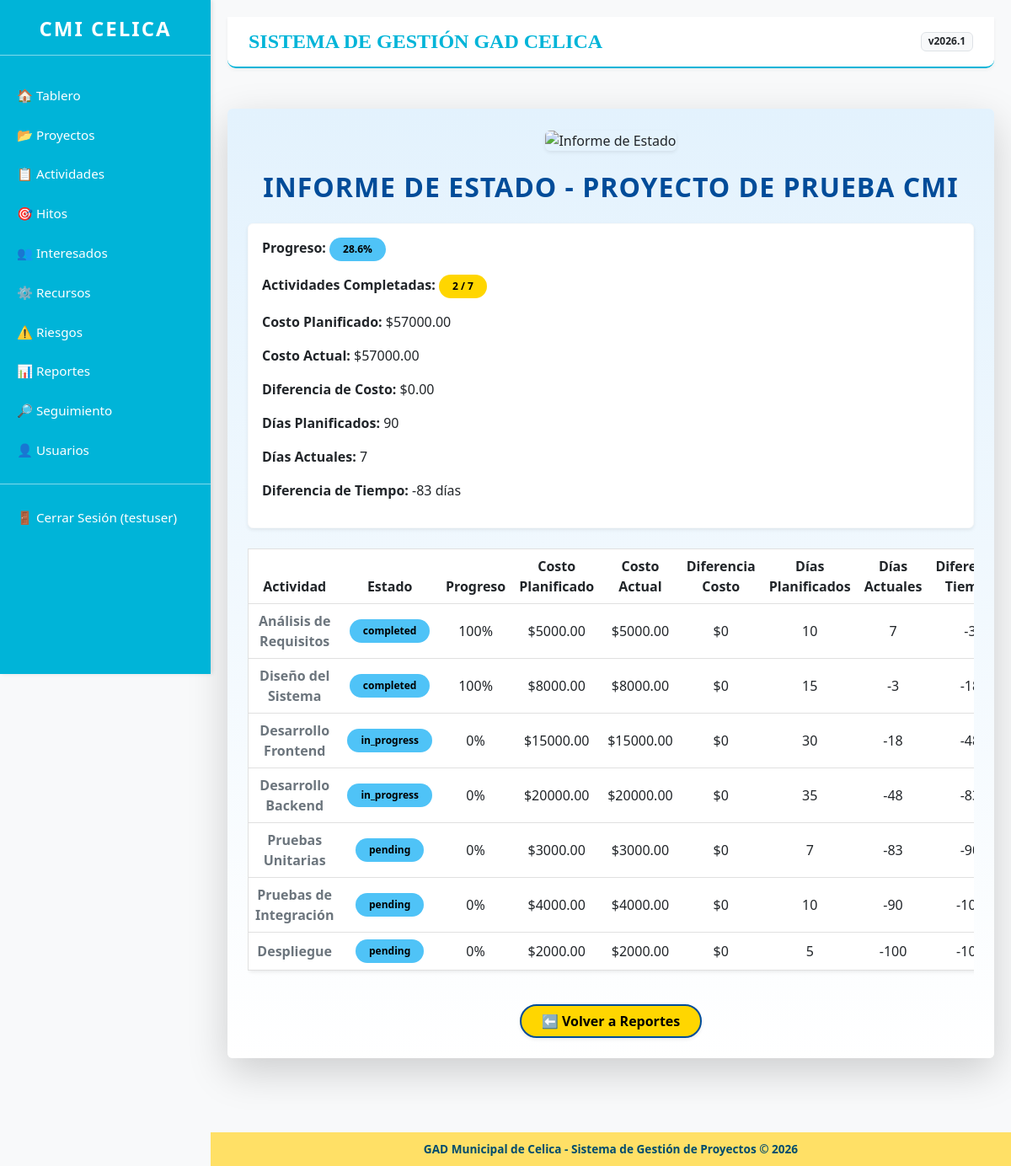
/reports/status/2/ (signed in), run on the app's committed database.
### projects/models.py (models this page shows, shortened)
class Project(models.Model):
    STATUS_CHOICES = [
        ('planning', 'Planificación'),
        ('in_progress', 'En Progreso'),
        ('completed', 'Completado'),
        ('on_hold', 'En Espera'),
        ('modified', 'Modificado'),
    ]
    name = models.CharField(max_length=200, verbose_name='Nombre')
    description = models.TextField(verbose_name='Descripción')
    start_date = models.DateField(verbose_name='Fecha de Inicio')
    end_date = models.DateField(verbose_name='Fecha de Fin')
    status = models.CharField(max_length=20, choices=STATUS_CHOICES, default='planning', verbose_name='Estado')
    budget = models.DecimalField(max_digits=10, decimal_places=2, null=True, blank=True, verbose_name='Presupuesto')
    created_by = models.ForeignKey(User, on_delete=models.CASCADE)
    created_at = models.DateTimeField(auto_now_add=True)
    updated_at = models.DateTimeField(auto_now=True)
    class Meta:
        verbose_name = 'Proyecto'
        verbose_name_plural = 'Proyectos'

class Activity(models.Model):
    STATUS_CHOICES = [
        ('pending', 'Pendiente'),
        ('in_progress', 'En Progreso'),
        ('completed', 'Completada'),
    ]
    project = models.ForeignKey(Project, on_delete=models.CASCADE, verbose_name='Proyecto')
    name = models.CharField(max_length=200, verbose_name='Nombre')
    description = models.TextField(verbose_name='Descripción')
    start_date = models.DateField(verbose_name='Fecha de Inicio')
    end_date = models.DateField(verbose_name='Fecha de Fin')
    status = models.CharField(max_length=20, choices=STATUS_CHOICES, default='pending', verbose_name='Estado')
    assigned_to = models.ForeignKey(User, on_delete=models.SET_NULL, null=True, blank=True, verbose_name='Asignado A')
    cost = models.DecimalField(max_digits=10, decimal_places=2, null=True, blank=True, verbose_name='Costo')
    time_estimate = models.PositiveIntegerField(help_text="Horas estimadas", null=True, blank=True, verbose_name='Estimación de Tiempo')
    predecessor = models.ForeignKey(
        'self',
        on_delete=models.SET_NULL,
        null=True,
        blank=True,
        verbose_name='Actividad Predecesora',
        related_name='successors',
        help_text="Actividad que debe completarse antes de iniciar esta"
    )
    class Meta:
        verbose_name = 'Actividad'
        verbose_name_plural = 'Actividades'

### reports/views.py (the view)
# urls.py: path('status/<int:project_id>/', views.status_report, name='status_report'),
@login_required
def status_report(request, project_id):
    project = get_object_or_404(Project, id=project_id, created_by=request.user)
    activities = project.activity_set.all()
    completed = activities.filter(status='completed').count()
    total = activities.count()
    progress = (completed / total * 100) if total > 0 else 0
    planned_cost = sum(activity.cost or 0 for activity in activities)
    actual_cost = planned_cost  # Placeholder
    cost_difference = actual_cost - planned_cost
    from datetime import date
    today = date.today()
    planned_days = (project.end_date - project.start_date).days if project.end_date and project.start_date else 0
    actual_days = (today - project.start_date).days if project.start_date else 0
    time_difference = actual_days - planned_days
    activity_data = []
    for activity in activities:
        act_planned_days = (activity.end_date - activity.start_date).days if activity.end_date and activity.start_date else 0
        act_actual_days = (today - activity.start_date).days if activity.start_date else 0
        act_time_diff = act_actual_days - act_planned_days
        activity_data.append({
            'name': activity.name,
            'status': activity.status,
            'progress': 100 if activity.status == 'completed' else 0,  # Placeholder
            'planned_cost': activity.cost or 0,
            'actual_cost': activity.cost or 0,  # Placeholder
            'cost_diff': 0,
            'planned_days': act_planned_days,
            'actual_days': act_actual_days,
            'time_diff': act_time_diff,
        })
    return render(request, 'reports/status_report.html', {
        'project': project,
        'progress': progress,
        'completed': completed,
        'total': total,
        'planned_cost': planned_cost,
        'actual_cost': actual_cost,
        'cost_difference': cost_difference,
        'planned_days': planned_days,
        'actual_days': actual_days,
        'time_difference': time_difference,
        'activities': activity_data,
    })

### templates/reports/status_report.html (shortened to what this page needs)
{% extends 'base.html' %}
{% load static %}
{% block content %}
<div class="container my-5 p-4 shadow-lg rounded"
     style="background:linear-gradient(180deg,#e3f2fd 0%,#fff 100%); font-family:'Segoe UI','Helvetica Neue',sans-serif; max-width:1000px;">
    <div class="text-center mb-4">
        <img src="{% static 'projects/images/status_report_logo.png' %}"
             alt="Informe de Estado"
             class="img-fluid rounded shadow-sm"
             style="max-height:120px;">
    </div>
    <h1 class="mb-4 fw-bold text-center"
        style="font-size:2rem; color:#004c99; letter-spacing:1px; text-transform:uppercase;">
        Informe de Estado - {{ project.name }}
    </h1>
    <div class="p-3 bg-white rounded shadow-sm mb-4 border border-light">
        <p><strong>Progreso:</strong>
            <span class="badge px-3 py-2 rounded-pill" style="background-color:#4fc3f7; color:#000;">
                {{ progress|floatformat:1 }}%
            </span>
        </p>
        <p><strong>Actividades Completadas:</strong>
            <span class="badge px-3 py-2 rounded-pill" style="background-color:#ffd600; color:#000;">
                {{ completed }} / {{ total }}
            </span>
        </p>
        <p><strong>Costo Planificado:</strong> ${{ planned_cost }}</p>
        <p><strong>Costo Actual:</strong> ${{ actual_cost }}</p>
        <p><strong>Diferencia de Costo:</strong> ${{ cost_difference }}</p>
        <p><strong>Días Planificados:</strong> {{ planned_days }}</p>
        <p><strong>Días Actuales:</strong> {{ actual_days }}</p>
        <p><strong>Diferencia de Tiempo:</strong> {{ time_difference }} días</p>
    </div>
    <div class="table-responsive mt-4">
        <table class="table table-hover align-middle shadow-sm rounded text-center"
               style="border:1px solid #e0e0e0;">
            <thead style="background-color:#ffd600; color:#000; font-weight:700; font-size:1rem;">
                <tr>
                    <th>Actividad</th>
                    <th>Estado</th>
                    <th>Progreso</th>
                    <th>Costo Planificado</th>
                    <th>Costo Actual</th>
                    <th>Diferencia Costo</th>
                    <th>Días Planificados</th>
                    <th>Días Actuales</th>
                    <th>Diferencia Tiempo</th>
                </tr>
            </thead>
            <tbody>
                {% for activity in activities %}
                    <tr>
                        <td class="fw-semibold text-secondary">{{ activity.name }}</td>
                        <td>
                            <span class="badge px-3 py-2 rounded-pill"
                                  style="background-color:#4fc3f7; color:#000;">
                                {{ activity.status }}
                            </span>
                        </td>
                        <td>{{ activity.progress }}%</td>
                        <td>${{ activity.planned_cost }}</td>
                        <td>${{ activity.actual_cost }}</td>
                        <td>${{ activity.cost_diff }}</td>
                        <td>{{ activity.planned_days }}</td>
                        <td>{{ activity.actual_days }}</td>
                        <td>{{ activity.time_diff }}</td>
                    </tr>
                {% empty %}
                    <tr>
                        <td colspan="9" class="text-secondary text-center py-3">
                            No hay actividades registradas.
                        </td>
                    </tr>
                {% endfor %}
            </tbody>
        </table>
    </div>
    <div class="text-center mt-4">
        <a href="{% url 'reports:report_list' %}"
           class="btn fw-bold px-4 shadow-sm rounded-pill"
           style="background-color:#ffd600; color:#000; border:2px solid #004c99;">
            ⬅️ Volver a Reportes
        </a>
    </div>
</div>
{% endblock %}

### templates/base.html (shortened to what this page needs)
<!DOCTYPE html>
<html lang="es">
<head>
    <link href="https://cdn.jsdelivr.net/npm/bootstrap@5.3.0/dist/css/bootstrap.min.css" rel="stylesheet">
    {% load static %}
</head>
<body>
    <div class="sidebar">
        <div class="text-center mb-4">
            <h4 class="fw-bold" style="letter-spacing: 2px;">CMI CELICA</h4>
            <hr style="background-color: white; opacity: 0.5;">
        </div>
        <a href="{% url 'dashboard' %}">🏠 Tablero</a>
        <a href="{% url 'project_list' %}">📂 Proyectos</a>
        <a href="{% url 'activity_list' %}">📋 Actividades</a>
        <a href="{% url 'milestone_list' %}">🎯 Hitos</a>
        <a href="{% url 'stakeholders:stakeholder_list' %}">👥 Interesados</a>
        <a href="{% url 'resources:resource_list' %}">⚙️ Recursos</a>
        <a href="{% url 'risks:risk_list' %}">⚠️ Riesgos</a>
        <a href="{% url 'reports:report_list' %}">📊 Reportes</a>
        <a href="{% url 'seguimiento_list' %}">🔎 Seguimiento</a>
        <a href="{% url 'user_list' %}">👤 Usuarios</a>
        {% if user.is_authenticated %}
            <hr style="background-color: white; opacity: 0.5;">
            <form method="post" action="{% url 'logout' %}">
                <button type="submit">🚪 Cerrar Sesión ({{ user.username }})</button>
            </form>
        {% else %}
            <a href="{% url 'login' %}">🔑 Iniciar Sesión</a>
        {% endif %}
    </div>
    <div class="content">
        <div class="header d-flex justify-content-between align-items-center">
            <h1>SISTEMA DE GESTIÓN GAD CELICA</h1>
            <span class="badge bg-light text-dark border">v2026.1</span>
        </div>
        {% block content %}{% endblock %}
    </div>
    <footer>
        <div>
            GAD Municipal de Celica - Sistema de Gestión de Proyectos © 2026
        </div>
    </footer>
</body>
</html>

### templates/base.html (style rules this page uses)
body { background-color: #f8f9fa; }
.sidebar { height: 100vh; background-color: #00b4d8; color: white; position: fixed; top: 0; left: 0; width: 250px; padding-top: 20px; box-shadow: 2px 0 5px rgba(0,0,0,0.1); z-index: 1000; }
.sidebar a, .sidebar button { color: white; text-decoration: none; display: block; padding: 12px 20px; border: none; background: none; text-align: left; width: 100%; transition: 0.3s; font-size: 0.95rem; }
.content { margin-left: 250px; padding: 20px 20px 80px 20px; min-height: 100vh; }
.header { background-color: #ffffff; padding: 15px 25px; border-bottom: 2px solid #00b4d8; margin-bottom: 20px; border-radius: 0 0 10px 10px; box-shadow: 0 2px 4px rgba(0,0,0,0.05); }
.header h1 { font-family: 'Georgia', serif; font-size: 24px; font-weight: bold; color: #00b4d8; margin: 0; }
footer { margin-left: 250px; background-color: #ffe066; color: #004c6d; text-align: center; padding: 10px; position: fixed; bottom: 0; width: calc(100% - 250px); font-weight: bold; font-size: 0.85rem; z-index: 999; }
.sidebar form { margin: 0; padding: 0; }

### data on the page
Project: name "PROYECTO DE PRUEBA CMI"
Activity: name "Análisis de Requisitos", status "completed", planned_cost "5000.00", actual_cost "5000.00"
Activity: name "Diseño del Sistema", status "completed", planned_cost "8000.00", actual_cost "8000.00"
Activity: name "Desarrollo Frontend", status "in_progress", planned_cost "15000.00", actual_cost "15000.00"
Activity: name "Desarrollo Backend", status "in_progress", planned_cost "20000.00", actual_cost "20000.00"
Activity: name "Pruebas Unitarias", status "pending", planned_cost "3000.00", actual_cost "3000.00"
Activity: name "Pruebas de Integración", status "pending", planned_cost "4000.00", actual_cost "4000.00"
Activity: name "Despliegue", status "pending", planned_cost "2000.00", actual_cost "2000.00"

### other printed values
{{ user.username }} "testuser"
{{ progress|floatformat:1 }} "28.6"
{{ completed }} "2"
{{ total }} "7"
{{ planned_cost }} "57000.00"
{{ actual_cost }} "57000.00"
{{ cost_difference }} "0.00"
{{ planned_days }} "90"
{{ activity.progress }} "100" "100" "0" "0" "0" "0" "0"
{{ activity.cost_diff }} "0" "0" "0" "0" "0" "0" "0"
{{ activity.planned_days }} "10" "15" "30" "35" "7" "10" "5"
{{ activity.actual_days }} "7" "-3" "-18" "-48" "-83" "-90" "-100"
